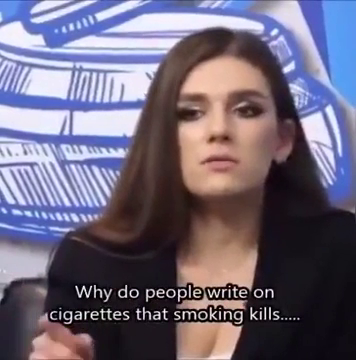
#> input picture frame 52 of renkuzayı11-15/22.mp4, 356 x 360 px, given in place of car.mp4, which was not available
$ python udemy23backsubtract.py
#> lines starting #> are read from the running program, lines starting #| are printed output that depends on the picture; after the words box and inside, x2 and y2 are one past the last pixel; in counts of white or black regions, pixels touching at a corner belong together; pictures that were not available may be replaced by others from this repository, and a replacement may not be noted
import cv2
import numpy as np
import time

cap=cv2.VideoCapture("D:\\1pyt\\vido\\background subt\\car.mp4")


while 1:
    ret,firstframe=cap.read()
#> firstframe is the input picture: shape (360, 356, 3); mean B, G, R 122.5, 103.6, 111.8
    firstgry=cv2.cvtColor(firstframe,cv2.COLOR_BGR2GRAY)
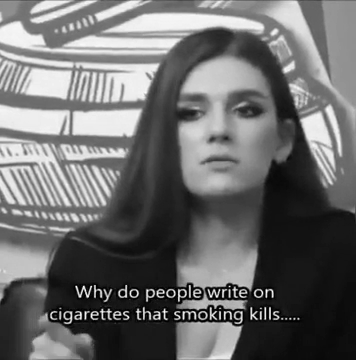
#> firstgry: shape (360, 356); min 0, max 255, mean 108.2
    firstgry=cv2.GaussianBlur(firstgry,(5,5),0)
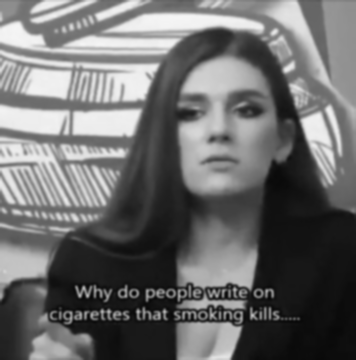
#> firstgry: shape (360, 356); min 5, max 245, mean 108.2
    time.sleep(0.009)
    ret,frame=cap.read()
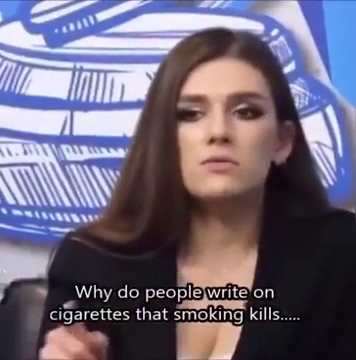
#> input picture frame 53 of renkuzayı11-15/22.mp4, 356 x 360 px, given in place of car.mp4, which was not available
#> frame is the input picture: shape (360, 356, 3); mean B, G, R 123.1, 104.1, 112.5
    gry=cv2.cvtColor(frame,cv2.COLOR_BGR2GRAY)
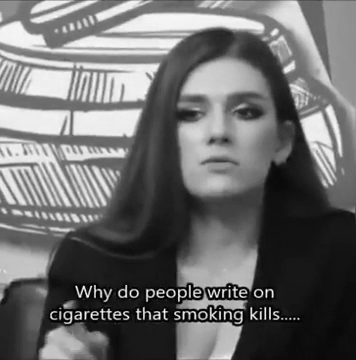
#> gry: shape (360, 356); min 0, max 255, mean 108.8
    gry=cv2.GaussianBlur(gry,(5,5),0)
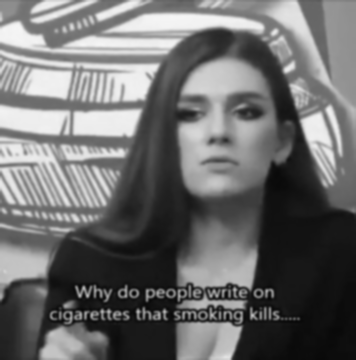
#> gry: shape (360, 356); min 4, max 246, mean 108.8

    diff =cv2.absdiff(firstgry,gry)
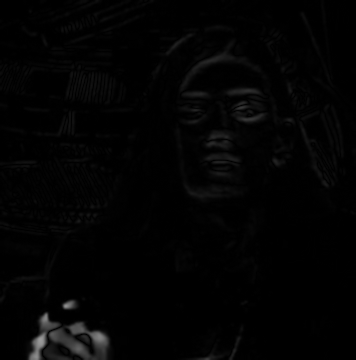
#> diff: shape (360, 356); min 0, max 155, mean 3.2
    _,diff=cv2.threshold(diff,25,255,cv2.THRESH_BINARY)
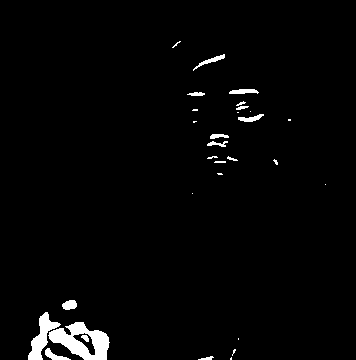
#> diff: shape (360, 356); 2.3% white; 30 white regions (14 under 20 px), largest, box (x1, y1, x2, y2) and area: (48, 322, 110, 360) 1247, (28, 312, 61, 360) 597, (45, 348, 71, 360) 126


    cv2.imshow("dif",diff)


    if cv2.waitKey(30)& 0xff==ord("q"):
#> (key q is pressed here)
        break

cap.release()
cv2.destroyAllWindows()

$ run again, starting later in the video
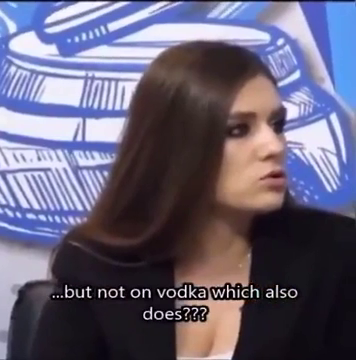
#> input picture frame 238 of renkuzayı11-15/22.mp4, 356 x 360 px, given in place of car.mp4, which was not available
#> firstframe is the input picture: shape (360, 356, 3); mean B, G, R 119.1, 97.6, 103
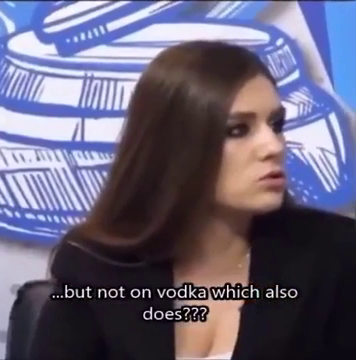
#> input picture frame 239 of renkuzayı11-15/22.mp4, 356 x 360 px, given in place of car.mp4, which was not available
#> frame is the input picture: shape (360, 356, 3); mean B, G, R 119.6, 97.7, 103.3
#> `_,diff=cv2.threshold(diff,25,255,cv2.THRESH_BINARY)`:
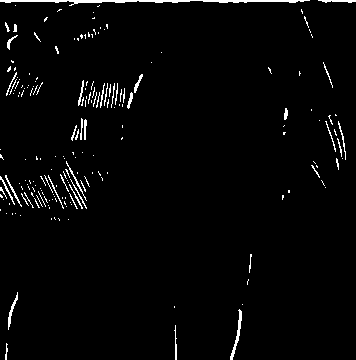
#> diff: shape (360, 356); 2.5% white in thin lines or dots

$ run again, starting later in the video
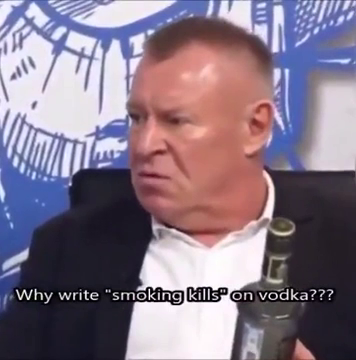
#> input picture frame 423 of renkuzayı11-15/22.mp4, 356 x 360 px, given in place of car.mp4, which was not available
#> firstframe is the input picture: shape (360, 356, 3); mean B, G, R 134.8, 118.5, 133.6
#> `firstgry=cv2.GaussianBlur(firstgry,(5,5),0)`:
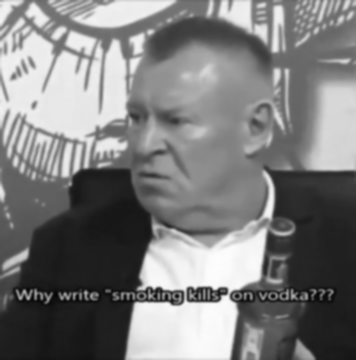
#> firstgry: shape (360, 356); min 4, max 253, mean 124.9
#> `diff =cv2.absdiff(firstgry,gry)`:
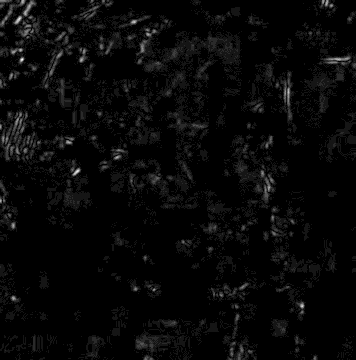
#> diff: shape (360, 356); min 0, max 12, mean 0.369; drawn with min black and max white
